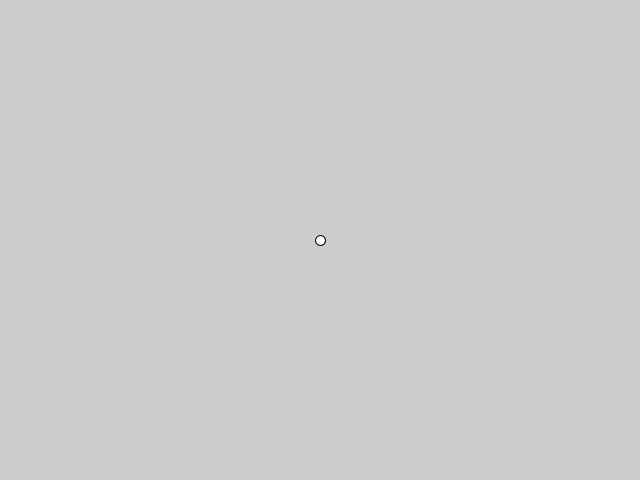
Frame 1 (no input)
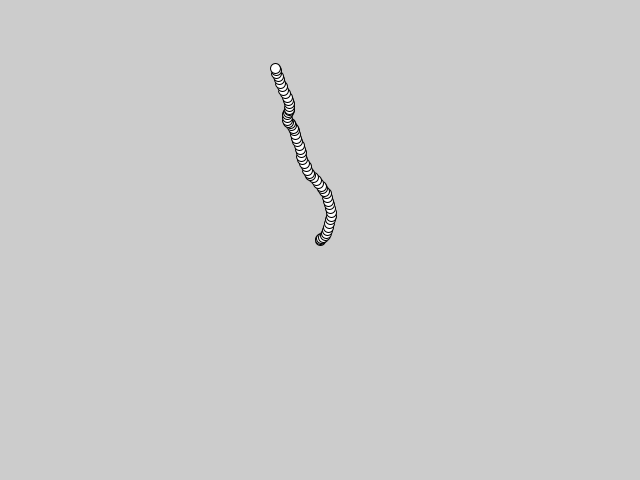
Frame 60 (the mouse pressed at the canvas centre just before this capture)
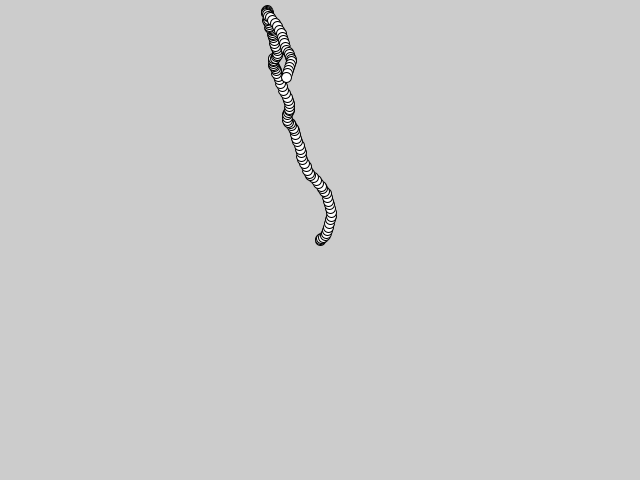
Frame 120 (the mouse held since frame 60 and released just before this capture)

The Processing sketch that drew these frames (run headless with seeded random() and noise(); from frame 60 on, the mouse is pressed at the canvas centre):

// Processing sketch: sketch_170221b_autonomousVehicle
// ── sketch_170221b_autonomousVehicle.pde
/* jstephens
 NOC gungfu - prep for ecpc project
 implement single particle from scratch
 */


Vehicle v;

PVector wind;


void setup() {
  size(640, 480);
  v     = new Vehicle(new PVector(width/2, height/2));
  wind  = new PVector(0, 0);
}




void draw() {
  v.applyForce(wind);
  v.run();
  
  wind.x = random(-1,1);
  wind.y = random(-1,1);

  
  if (v.isDead()) {
    v = new Vehicle(new PVector(random(width), random(height/2)));
  }
}
// ── Vehicle.pde
class Vehicle {

  PVector position;
  PVector velocity;
  PVector acceleration;
  float lifespan, lifespeed;
  float r;            // vehicle's polyhedra edge
  float maxspeed;     // magnitude of desired velocity (stops from teleporting
  float maxforce;


  Vehicle(PVector birthCordinate) {
    position     = birthCordinate.get();
    //velocity     = new PVector(random (-1, 1), -1);
    velocity     = new PVector(0, 0);
    acceleration = new PVector (0, 0);
    lifespan     = 255.0;
    lifespeed    = 1.0;
    r            = 6.0;
    maxspeed     = 4;      // vehicle's ability to steer (
    maxforce     = 0.1;
  }

  void run() {
    update();
    display();
  }

  void update() {
    velocity.add(acceleration);
    velocity.limit(maxspeed);   // stops vehicle from teleporting to target
    position.add(velocity);
    acceleration.mult(0);       // zero out acceleration, prep to recalculate
    lifespan -= lifespeed;
  }

  ///////////////////////////////////////////////
  // APPLY FORCE
  void applyForce(PVector force) {
    // add mass here too for F = MA
    acceleration.add(force);
  }
  ///////////////////////////////////////////////
  
  
  ///////////////////////////////////////////////
  // STEERING FORCES
  
  
  

  void display() {
    ellipse(position.x, position.y, 10, 10);
  }

  boolean isDead() {
    if (lifespan < 0.0 ) {
      return true;
    } else {
      return false;
    }
  }
}
